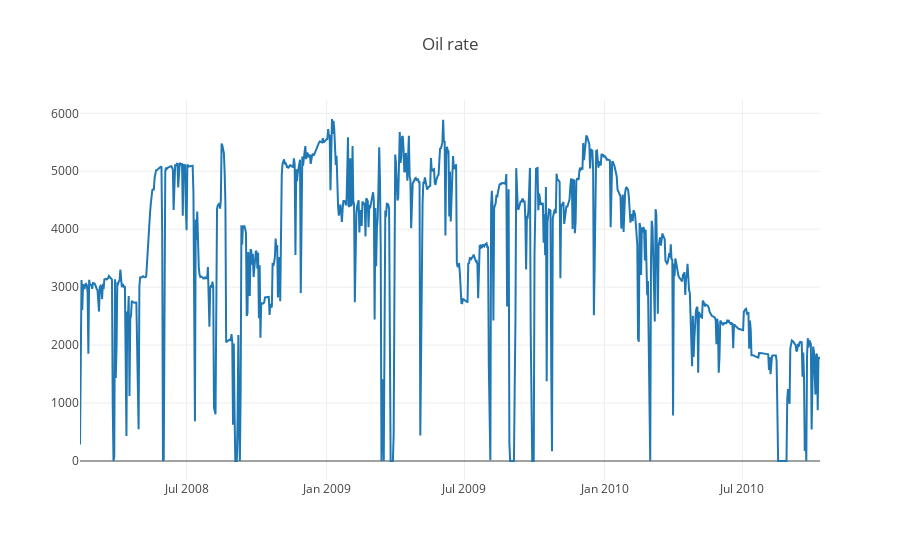

The notebook cell this image was saved under:
### Code cell
trace2 = go.Scatter(x = df['DATEPRD'],
                  y = (df['BORE_OIL_VOL']),
                  name = "Oil rate")
data = [trace2]
layout = {"title": "Oil rate"}
fig = go.Figure(data = data, layout = layout)
py.iplot(fig)

### Figure 1 — Plotly figure (JSON) as saved in the notebook; plotly's stock layout.template omitted (floating-point values rounded to 4 significant figures; data arrays with more than 128 entries replaced by an {"elided": "..."} marker saying what was removed)
{"data": [{"name": "Oil rate", "type": "scatter", "uid": "1fc865ef-6757-4e81-b3db-9f1ae002b678", "x": {"elided": "961 str values"}, "y": {"elided": "961 float values"}}], "layout": {"title": {"text": "Oil rate"}}}
